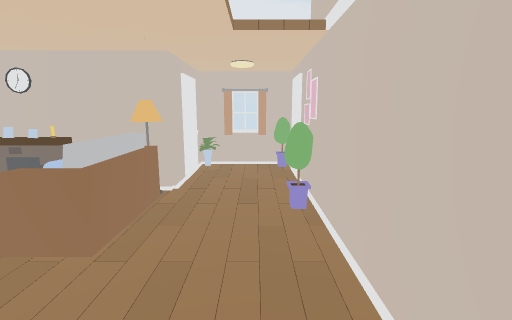
View 1 (above)

12 first-person views from a walk through a Unity game level. The camera is 1.4 m above the floor, tilts 10° down and sees 85° across. Doors are open. The floor is counted in squares, 0.5 m on a side. Each view is taken from the middle of a square. On the plan, view 1 faces up. The plan holds only what a view shows up to about 19 squares ahead; the rest is blank.

View 2
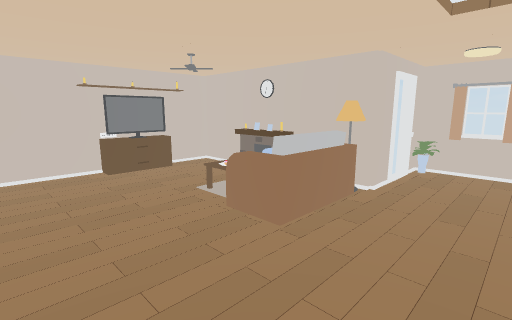

View 3
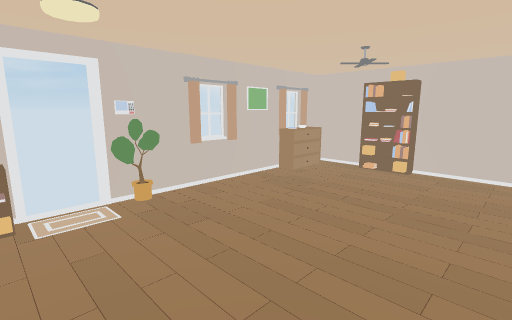

View 4
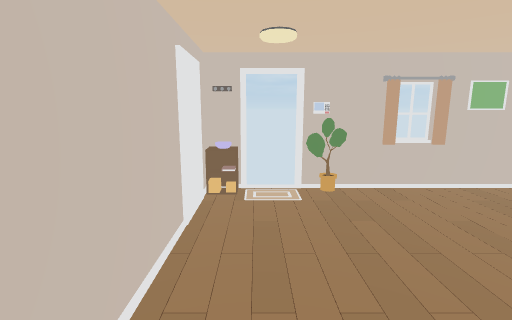

View 5
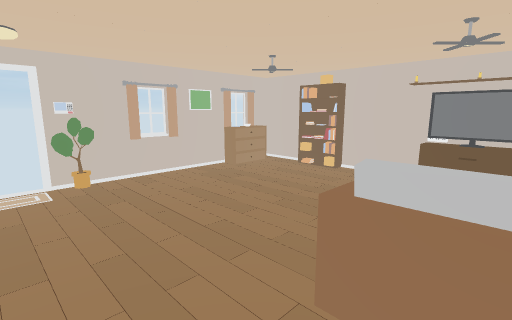

View 6
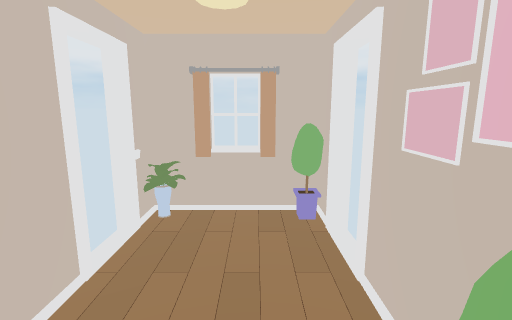

View 7
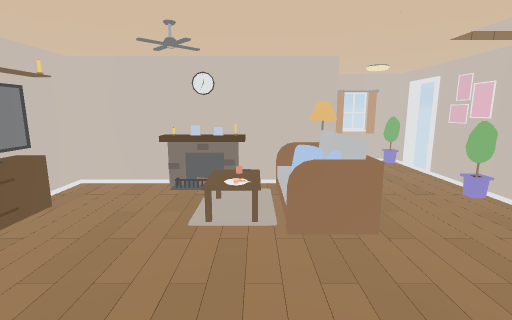

View 8
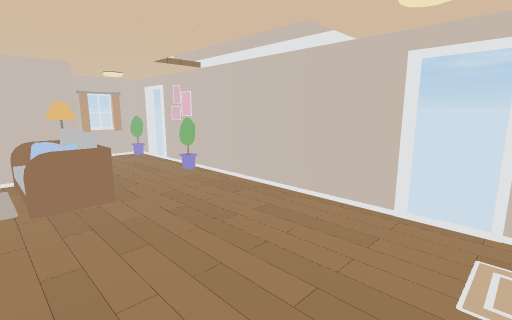

View 9
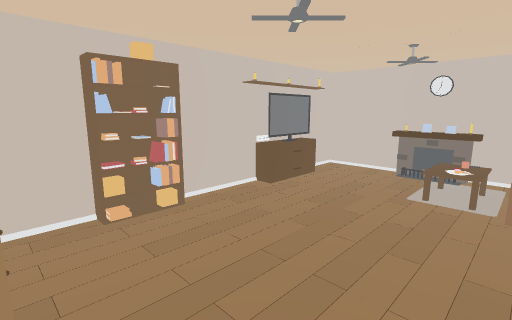

View 10
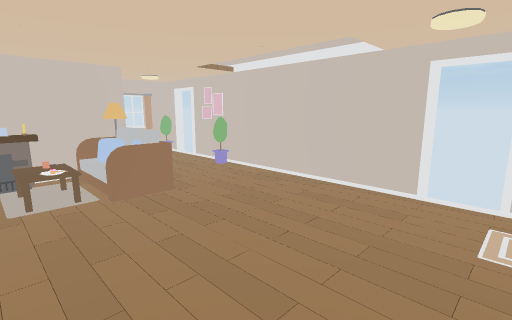

View 11
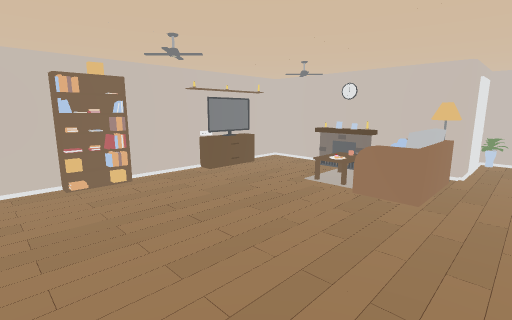

View 12
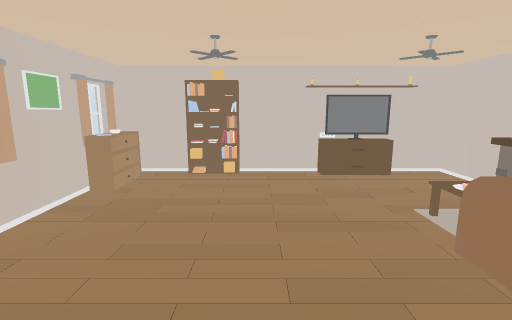

### Floor plan
Key: @ floor where view 1 was taken; # wall or solid block; . main floor; : floor 0.5 m higher than the main floor; / step, stairs or slope; D open door; = window, fence, low wall or low ledge; O other object.
Columns run from 13 left of view 1 to 2 right of it. Each row starts with its distance up from view 1.
 15           ######
 14           #O  O#
 13           D....D
 12           D....D
 11           #....#
 10 ######   ##....#
  9 #..########....#
  8 #.....  ::=...O#
  7 ##....  /#=....#
  6 ##.... /::=....#
  5 ##......#=#....#
  4 ##.............#
  3 #..............#
  2 #..............#
  1 #..............#
  0 ##...........@.#
 -1 ##.............#
 -2 ##.............D
 -3 #..............D
 -4 ##==#.........##
 -5 ############DD##

Positions as (right, up) in squares from view 1, and headings:
1: (0, 0), facing up
2: (1, 0), facing up-left
3: (1, 4), facing down-left
4: (0, 5), facing down
5: (0, 7), facing down-left
6: (0, 7), facing up
7: (-6, -1), facing up
8: (-6, -4), facing up-right
9: (-5, -4), facing up-left
10: (-8, -4), facing up-right
11: (-1, -4), facing up-left
12: (0, 1), facing left
